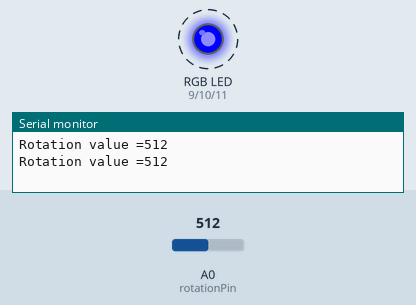
Bench run of a sketch on a simulated Arduino Uno, built with avr-gcc and run on an emulated ATmega328P. On the bench: an RGB LED mixed from three pins (HIGH = lit), the last lines printed to the serial monitor. Dashed ring = blinking. The test bench sets the inputs (shaded band); at power-on: A0 (rotationPin) = 512.

Above: at 2.3 s.
2.4 s: A0 (rotationPin) set to 1023
At 2.9 s:
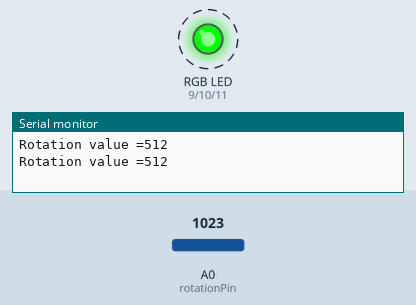
At 4.3 s:
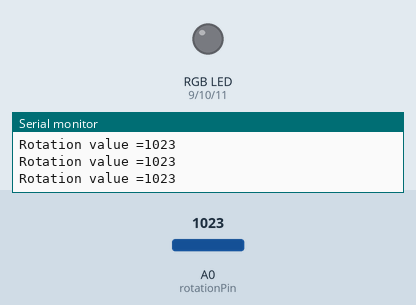
4.6 s: A0 (rotationPin) set to 900
At 4.68 s:
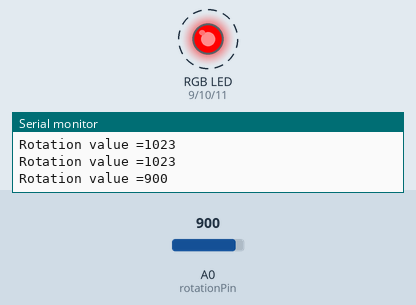
Timing chart, 0 to 14.1 s (numbered marks = the images above; inputs shaded):
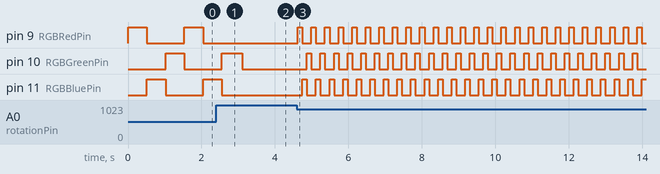

The sketch:

lab_3_level_2.ino
```cpp
//Sebastian Bruce
//Date: September 21 2023
//Description: change color cycle speed by using rotation dial

int RGBRedPin = 9; //The red RGB LED is connected pin 9 of the Arduino.
int RGBGreenPin = 10; //The green RGB LED is connected pin 10 of the Arduino.
int RGBBluePin = 11; //The blue RGB LED is connected pin 11 of the Arduino.
int rotationPin = A0; //The rotation sensor is plugged into pin A0 of the Arduino.
int data; //Variable for storing dial value
int speed; //Variable for storing speed for delay


void setup() { //The Setup function runs once.
  pinMode(RGBRedPin, OUTPUT); //Setup red RGB LED pin as an output pin.
  pinMode(RGBGreenPin, OUTPUT); //Setup green RGB LED pin as an output pin.
  pinMode(RGBBluePin, OUTPUT); //Setup blue RGB LED pin as an output pin.
  pinMode(rotationPin,INPUT);
  Serial.begin(9600);
}

void loop()
{
  data = analogRead(rotationPin); //Read the value from the light sensor and store it
  speed = 1023 - data;
  Serial.print("Rotation value =");
  Serial.println(data); //Print the data to the serial port.
  digitalWrite(RGBRedPin, HIGH); //Turn on light
  delay(speed); //Delay based on dial
  digitalWrite(RGBRedPin, LOW);
  digitalWrite(RGBBluePin, HIGH);
  delay(speed);
  digitalWrite(RGBBluePin, LOW);
  digitalWrite(RGBGreenPin, HIGH);
  delay(speed);
  digitalWrite(RGBGreenPin, LOW);

}
```

Measured:
- after the input at 2.4 s, pin 9 (RGBRedPin): stays LOW (without the input it goes to HIGH after 0.67 s); pin 11 (RGBBluePin): goes on until 2.6 s, then stays LOW
- after the input at 4.6 s, pin 9 (RGBRedPin): alternates HIGH for 0.12 s and LOW for 0.25 s, starting at once; pin 10 (RGBGreenPin): alternates HIGH for 0.12 s and LOW for 0.25 s, starting after 0.27 s; pin 11 (RGBBluePin): alternates HIGH for 0.12 s and LOW for 0.25 s, starting after 0.15 s
- by itself, pin 9 (RGBRedPin): alternates HIGH for 0.51 s and LOW for 1.0 s
